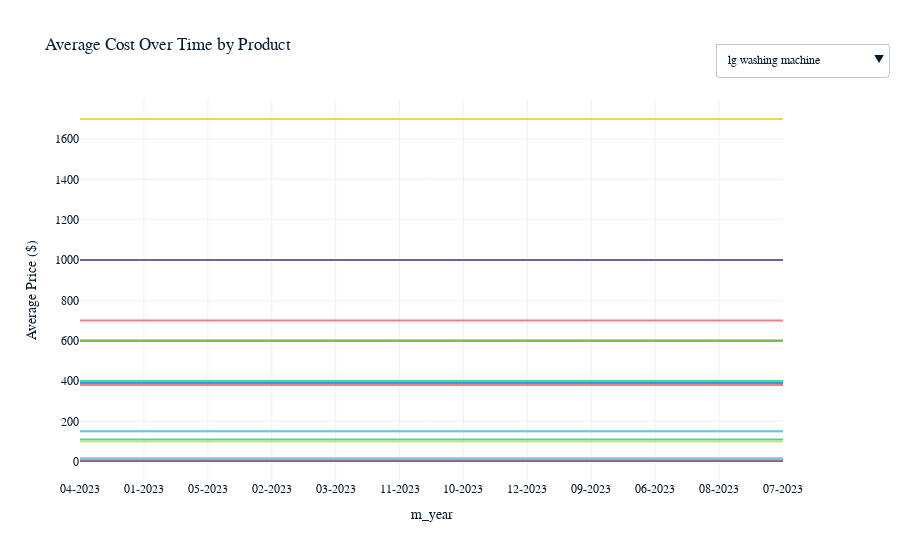

This figure's notebook cell:
### Markdown cell above
### Check that there is almost no variation in the average prices for each product

### Code cell
fig = px.line(
    df_pandas,
    x="m_year",
    y="avg_cost",
    color="product",
    title="Average Cost Over Time by Product",
    labels={"order_date": "Order Date", "avg_cost": "Average Cost per Month"}
)

# Add a dropdown for selecting the product
fig.update_layout(
    updatemenus=[
        {
            "buttons": [
                {
                    "method": "update",
                    "label": product,
                    "args": [
                        {"visible": [p == product for p in df_pandas['product'].unique()]},
                        {"title": f"Average Cost Over Time for {product}"}
                    ],
                } for product in df_pandas['product'].unique()
            ],
            "direction": "down",
            "showactive": True,
            "x": 1.15,  # Move the dropdown to the right side
            "y": 1.15,  # Move the dropdown up to the top
            "xanchor": "right",  # Anchor the dropdown to the right
            "yanchor": "top"  # Anchor the dropdown to the top
        }
    ],
    showlegend=False,
    yaxis_title = "Average Price ($)"
)


# Show the plot
fig.show()

### Figure 1 — Plotly figure (JSON) as saved in the notebook; plotly's stock layout.template omitted (floating-point values rounded to 4 significant figures)
{"data": [{"hovertemplate": "product=lg washing machine<br>m_year=%{x}<br>Average Cost per Month=%{y}<extra></extra>", "legendgroup": "lg washing machine", "line": {"color": "#6568a0", "dash": "solid"}, "marker": {"symbol": "circle"}, "mode": "lines", "name": "lg washing machine", "orientation": "v", "showlegend": true, "type": "scatter", "x": ["04-2023", "01-2023", "05-2023", "02-2023", "03-2023", "11-2023", "10-2023", "12-2023", "09-2023", "06-2023", "08-2023", "07-2023"], "xaxis": "x", "y": [600, 600, 600, 600, 600, 600, 600, 600, 600, 600, 600, 600], "yaxis": "y"}, {"hovertemplate": "product=20in monitor<br>m_year=%{x}<br>Average Cost per Month=%{y}<extra></extra>", "legendgroup": "20in monitor", "line": {"color": "#43d7a4", "dash": "solid"}, "marker": {"symbol": "circle"}, "mode": "lines", "name": "20in monitor", "orientation": "v", "showlegend": true, "type": "scatter", "x": ["03-2023", "04-2023", "09-2023", "07-2023", "12-2023", "10-2023", "11-2023", "01-2023", "08-2023", "05-2023", "02-2023", "06-2023"], "xaxis": "x", "y": [110.0, 110.0, 110.0, 110.0, 110.0, 110.0, 110.0, 110.0, 110.0, 110.0, 110.0, 110.0], "yaxis": "y"}, {"hovertemplate": "product=aaa batteries (4-pack)<br>m_year=%{x}<br>Average Cost per Month=%{y}<extra></extra>", "legendgroup": "aaa batteries (4-pack)", "line": {"color": "#4095db", "dash": "solid"}, "marker": {"symbol": "circle"}, "mode": "lines", "name": "aaa batteries (4-pack)", "orientation": "v", "showlegend": true, "type": "scatter", "x": ["02-2023", "05-2023", "03-2023", "06-2023", "01-2023", "09-2023", "07-2023", "08-2023", "11-2023", "04-2023", "12-2023", "10-2023"], "xaxis": "x", "y": [2.99, 2.99, 2.99, 2.99, 2.99, 2.99, 2.99, 2.99, 2.99, 2.99, 2.99, 2.99], "yaxis": "y"}, {"hovertemplate": "product=27in fhd monitor<br>m_year=%{x}<br>Average Cost per Month=%{y}<extra></extra>", "legendgroup": "27in fhd monitor", "line": {"color": "#facc5f", "dash": "solid"}, "marker": {"symbol": "circle"}, "mode": "lines", "name": "27in fhd monitor", "orientation": "v", "showlegend": true, "type": "scatter", "x": ["06-2023", "10-2023", "08-2023", "04-2023", "12-2023", "03-2023", "09-2023", "01-2023", "07-2023", "05-2023", "11-2023", "02-2023"], "xaxis": "x", "y": [150.0, 150.0, 150.0, 150.0, 150.0, 150.0, 150.0, 150.0, 150.0, 150.0, 150.0, 150.0], "yaxis": "y"}, {"hovertemplate": "product=bose soundsport headphones<br>m_year=%{x}<br>Average Cost per Month=%{y}<extra></extra>", "legendgroup": "bose soundsport headphones", "line": {"color": "#cae279", "dash": "solid"}, "marker": {"symbol": "circle"}, "mode": "lines", "name": "bose soundsport headphones", "orientation": "v", "showlegend": true, "type": "scatter", "x": ["05-2023", "12-2023", "03-2023", "04-2023", "02-2023", "09-2023", "07-2023", "10-2023", "08-2023", "11-2023", "06-2023", "01-2023"], "xaxis": "x", "y": [99.99, 99.99, 99.99, 99.99, 99.99, 99.99, 99.99, 99.99, 99.99, 99.99, 99.99, 99.99], "yaxis": "y"}, {"hovertemplate": "product=lightning charging cable<br>m_year=%{x}<br>Average Cost per Month=%{y}<extra></extra>", "legendgroup": "lightning charging cable", "line": {"color": "#7db64f", "dash": "solid"}, "marker": {"symbol": "circle"}, "mode": "lines", "name": "lightning charging cable", "orientation": "v", "showlegend": true, "type": "scatter", "x": ["05-2023", "08-2023", "10-2023", "11-2023", "12-2023", "07-2023", "09-2023", "03-2023", "06-2023", "04-2023", "01-2023", "02-2023"], "xaxis": "x", "y": [14.95, 14.95, 14.95, 14.95, 14.95, 14.95, 14.95, 14.95, 14.95, 14.95, 14.95, 14.95], "yaxis": "y"}, {"hovertemplate": "product=34in ultrawide monitor<br>m_year=%{x}<br>Average Cost per Month=%{y}<extra></extra>", "legendgroup": "34in ultrawide monitor", "line": {"color": "#f08083", "dash": "solid"}, "marker": {"symbol": "circle"}, "mode": "lines", "name": "34in ultrawide monitor", "orientation": "v", "showlegend": true, "type": "scatter", "x": ["07-2023", "05-2023", "01-2023", "10-2023", "08-2023", "06-2023", "12-2023", "02-2023", "04-2023", "11-2023", "03-2023", "09-2023"], "xaxis": "x", "y": [380.0, 380.0, 380.0, 380.0, 380.0, 380.0, 380.0, 380.0, 380.0, 380.0, 380.0, 380.0], "yaxis": "y"}, {"hovertemplate": "product=apple airpods headphones<br>m_year=%{x}<br>Average Cost per Month=%{y}<extra></extra>", "legendgroup": "apple airpods headphones", "line": {"color": "#5bcdf2", "dash": "solid"}, "marker": {"symbol": "circle"}, "mode": "lines", "name": "apple airpods headphones", "orientation": "v", "showlegend": true, "type": "scatter", "x": ["03-2023", "06-2023", "02-2023", "01-2023", "04-2023", "11-2023", "07-2023", "08-2023", "10-2023", "09-2023", "05-2023", "12-2023"], "xaxis": "x", "y": [150, 150, 150, 150, 150, 150, 150, 150, 150, 150, 150, 150], "yaxis": "y"}, {"hovertemplate": "product=usb-c charging cable<br>m_year=%{x}<br>Average Cost per Month=%{y}<extra></extra>", "legendgroup": "usb-c charging cable", "line": {"color": "#f099dc", "dash": "solid"}, "marker": {"symbol": "circle"}, "mode": "lines", "name": "usb-c charging cable", "orientation": "v", "showlegend": true, "type": "scatter", "x": ["12-2023", "07-2023", "10-2023", "03-2023", "01-2023", "02-2023", "11-2023", "06-2023", "04-2023", "05-2023", "09-2023", "08-2023"], "xaxis": "x", "y": [11.95, 11.95, 11.95, 11.95, 11.95, 11.95, 11.95, 11.95, 11.95, 11.95, 11.95, 11.95], "yaxis": "y"}, {"hovertemplate": "product=aa batteries (4-pack)<br>m_year=%{x}<br>Average Cost per Month=%{y}<extra></extra>", "legendgroup": "aa batteries (4-pack)", "line": {"color": "#965858", "dash": "solid"}, "marker": {"symbol": "circle"}, "mode": "lines", "name": "aa batteries (4-pack)", "orientation": "v", "showlegend": true, "type": "scatter", "x": ["03-2023", "12-2023", "06-2023", "02-2023", "05-2023", "10-2023", "07-2023", "09-2023", "04-2023", "08-2023", "11-2023", "01-2023"], "xaxis": "x", "y": [3.84, 3.84, 3.84, 3.84, 3.84, 3.84, 3.84, 3.84, 3.84, 3.84, 3.84, 3.84], "yaxis": "y"}, {"hovertemplate": "product=thinkpad laptop<br>m_year=%{x}<br>Average Cost per Month=%{y}<extra></extra>", "legendgroup": "thinkpad laptop", "line": {"color": "#6568a0", "dash": "solid"}, "marker": {"symbol": "circle"}, "mode": "lines", "name": "thinkpad laptop", "orientation": "v", "showlegend": true, "type": "scatter", "x": ["04-2023", "10-2023", "02-2023", "05-2023", "06-2023", "12-2023", "08-2023", "11-2023", "03-2023", "07-2023", "01-2023", "09-2023"], "xaxis": "x", "y": [1000.0, 1000.0, 1000.0, 1000.0, 1000.0, 1000.0, 1000.0, 1000.0, 1000.0, 1000.0, 1000.0, 1000.0], "yaxis": "y"}, {"hovertemplate": "product=vareebadd phone<br>m_year=%{x}<br>Average Cost per Month=%{y}<extra></extra>", "legendgroup": "vareebadd phone", "line": {"color": "#43d7a4", "dash": "solid"}, "marker": {"symbol": "circle"}, "mode": "lines", "name": "vareebadd phone", "orientation": "v", "showlegend": true, "type": "scatter", "x": ["12-2023", "10-2023", "05-2023", "01-2023", "06-2023", "03-2023", "08-2023", "11-2023", "07-2023", "09-2023", "04-2023", "02-2023"], "xaxis": "x", "y": [400, 400, 400, 400, 400, 400, 400, 400, 400, 400, 400, 400], "yaxis": "y"}, {"hovertemplate": "product=27in 4k gaming monitor<br>m_year=%{x}<br>Average Cost per Month=%{y}<extra></extra>", "legendgroup": "27in 4k gaming monitor", "line": {"color": "#4095db", "dash": "solid"}, "marker": {"symbol": "circle"}, "mode": "lines", "name": "27in 4k gaming monitor", "orientation": "v", "showlegend": true, "type": "scatter", "x": ["08-2023", "05-2023", "09-2023", "06-2023", "12-2023", "02-2023", "03-2023", "01-2023", "07-2023", "11-2023", "04-2023", "10-2023"], "xaxis": "x", "y": [390.0, 390.0, 390.0, 390.0, 390.0, 390.0, 390.0, 390.0, 390.0, 390.0, 390.0, 390.0], "yaxis": "y"}, {"hovertemplate": "product=macbook pro laptop<br>m_year=%{x}<br>Average Cost per Month=%{y}<extra></extra>", "legendgroup": "macbook pro laptop", "line": {"color": "#facc5f", "dash": "solid"}, "marker": {"symbol": "circle"}, "mode": "lines", "name": "macbook pro laptop", "orientation": "v", "showlegend": true, "type": "scatter", "x": ["02-2023", "01-2023", "04-2023", "07-2023", "05-2023", "03-2023", "10-2023", "12-2023", "06-2023", "08-2023", "09-2023", "11-2023"], "xaxis": "x", "y": [1700, 1700, 1700, 1700, 1700, 1700, 1700, 1700, 1700, 1700, 1700, 1700], "yaxis": "y"}, {"hovertemplate": "product=google phone<br>m_year=%{x}<br>Average Cost per Month=%{y}<extra></extra>", "legendgroup": "google phone", "line": {"color": "#cae279", "dash": "solid"}, "marker": {"symbol": "circle"}, "mode": "lines", "name": "google phone", "orientation": "v", "showlegend": true, "type": "scatter", "x": ["08-2023", "06-2023", "12-2023", "04-2023", "11-2023", "10-2023", "02-2023", "07-2023", "09-2023", "01-2023", "05-2023", "03-2023"], "xaxis": "x", "y": [600, 600, 600, 600, 600, 600, 600, 600, 600, 600, 600, 600], "yaxis": "y"}, {"hovertemplate": "product=lg dryer<br>m_year=%{x}<br>Average Cost per Month=%{y}<extra></extra>", "legendgroup": "lg dryer", "line": {"color": "#7db64f", "dash": "solid"}, "marker": {"symbol": "circle"}, "mode": "lines", "name": "lg dryer", "orientation": "v", "showlegend": true, "type": "scatter", "x": ["07-2023", "05-2023", "08-2023", "04-2023", "12-2023", "11-2023", "06-2023", "02-2023", "10-2023", "09-2023", "03-2023", "01-2023"], "xaxis": "x", "y": [600, 600, 600, 600, 600, 600, 600, 600, 600, 600, 600, 600], "yaxis": "y"}, {"hovertemplate": "product=iphone<br>m_year=%{x}<br>Average Cost per Month=%{y}<extra></extra>", "legendgroup": "iphone", "line": {"color": "#f08083", "dash": "solid"}, "marker": {"symbol": "circle"}, "mode": "lines", "name": "iphone", "orientation": "v", "showlegend": true, "type": "scatter", "x": ["01-2023", "08-2023", "06-2023", "11-2023", "09-2023", "05-2023", "10-2023", "12-2023", "03-2023", "02-2023", "07-2023", "04-2023"], "xaxis": "x", "y": [700, 700, 700, 700, 700, 700, 700, 700, 700, 700, 700, 700], "yaxis": "y"}, {"hovertemplate": "product=wired headphones<br>m_year=%{x}<br>Average Cost per Month=%{y}<extra></extra>", "legendgroup": "wired headphones", "line": {"color": "#5bcdf2", "dash": "solid"}, "marker": {"symbol": "circle"}, "mode": "lines", "name": "wired headphones", "orientation": "v", "showlegend": true, "type": "scatter", "x": ["10-2023", "07-2023", "05-2023", "06-2023", "03-2023", "09-2023", "02-2023", "01-2023", "12-2023", "04-2023", "08-2023", "11-2023"], "xaxis": "x", "y": [11.99, 11.99, 11.99, 11.99, 11.99, 11.99, 11.99, 11.99, 11.99, 11.99, 11.99, 11.99], "yaxis": "y"}], "layout": {"legend": {"title": {"text": "product"}, "tracegroupgap": 0}, "showlegend": false, "title": {"text": "Average Cost Over Time by Product"}, "updatemenus": [{"buttons": [{"args": [{"visible": [true, false, false, false, false, false, false, false, false, false, false, false, false, false, false, false, false, false]}, {"title": "Average Cost Over Time for lg washing machine"}], "label": "lg washing machine", "method": "update"}, {"args": [{"visible": [false, true, false, false, false, false, false, false, false, false, false, false, false, false, false, false, false, false]}, {"title": "Average Cost Over Time for 20in monitor"}], "label": "20in monitor", "method": "update"}, {"args": [{"visible": [false, false, true, false, false, false, false, false, false, false, false, false, false, false, false, false, false, false]}, {"title": "Average Cost Over Time for aaa batteries (4-pack)"}], "label": "aaa batteries (4-pack)", "method": "update"}, {"args": [{"visible": [false, false, false, true, false, false, false, false, false, false, false, false, false, false, false, false, false, false]}, {"title": "Average Cost Over Time for 27in fhd monitor"}], "label": "27in fhd monitor", "method": "update"}, {"args": [{"visible": [false, false, false, false, true, false, false, false, false, false, false, false, false, false, false, false, false, false]}, {"title": "Average Cost Over Time for bose soundsport headphones"}], "label": "bose soundsport headphones", "method": "update"}, {"args": [{"visible": [false, false, false, false, false, true, false, false, false, false, false, false, false, false, false, false, false, false]}, {"title": "Average Cost Over Time for lightning charging cable"}], "label": "lightning charging cable", "method": "update"}, {"args": [{"visible": [false, false, false, false, false, false, true, false, false, false, false, false, false, false, false, false, false, false]}, {"title": "Average Cost Over Time for 34in ultrawide monitor"}], "label": "34in ultrawide monitor", "method": "update"}, {"args": [{"visible": [false, false, false, false, false, false, false, true, false, false, false, false, false, false, false, false, false, false]}, {"title": "Average Cost Over Time for apple airpods headphones"}], "label": "apple airpods headphones", "method": "update"}, {"args": [{"visible": [false, false, false, false, false, false, false, false, true, false, false, false, false, false, false, false, false, false]}, {"title": "Average Cost Over Time for usb-c charging cable"}], "label": "usb-c charging cable", "method": "update"}, {"args": [{"visible": [false, false, false, false, false, false, false, false, false, true, false, false, false, false, false, false, false, false]}, {"title": "Average Cost Over Time for aa batteries (4-pack)"}], "label": "aa batteries (4-pack)", "method": "update"}, {"args": [{"visible": [false, false, false, false, false, false, false, false, false, false, true, false, false, false, false, false, false, false]}, {"title": "Average Cost Over Time for thinkpad laptop"}], "label": "thinkpad laptop", "method": "update"}, {"args": [{"visible": [false, false, false, false, false, false, false, false, false, false, false, true, false, false, false, false, false, false]}, {"title": "Average Cost Over Time for vareebadd phone"}], "label": "vareebadd phone", "method": "update"}, {"args": [{"visible": [false, false, false, false, false, false, false, false, false, false, false, false, true, false, false, false, false, false]}, {"title": "Average Cost Over Time for 27in 4k gaming monitor"}], "label": "27in 4k gaming monitor", "method": "update"}, {"args": [{"visible": [false, false, false, false, false, false, false, false, false, false, false, false, false, true, false, false, false, false]}, {"title": "Average Cost Over Time for macbook pro laptop"}], "label": "macbook pro laptop", "method": "update"}, {"args": [{"visible": [false, false, false, false, false, false, false, false, false, false, false, false, false, false, true, false, false, false]}, {"title": "Average Cost Over Time for google phone"}], "label": "google phone", "method": "update"}, {"args": [{"visible": [false, false, false, false, false, false, false, false, false, false, false, false, false, false, false, true, false, false]}, {"title": "Average Cost Over Time for lg dryer"}], "label": "lg dryer", "method": "update"}, {"args": [{"visible": [false, false, false, false, false, false, false, false, false, false, false, false, false, false, false, false, true, false]}, {"title": "Average Cost Over Time for iphone"}], "label": "iphone", "method": "update"}, {"args": [{"visible": [false, false, false, false, false, false, false, false, false, false, false, false, false, false, false, false, false, true]}, {"title": "Average Cost Over Time for wired headphones"}], "label": "wired headphones", "method": "update"}], "direction": "down", "showactive": true, "x": 1.15, "xanchor": "right", "y": 1.15, "yanchor": "top"}], "xaxis": {"anchor": "y", "domain": [0, 1], "title": {"text": "m_year"}}, "yaxis": {"anchor": "x", "domain": [0, 1], "title": {"text": "Average Price ($)"}}}}
